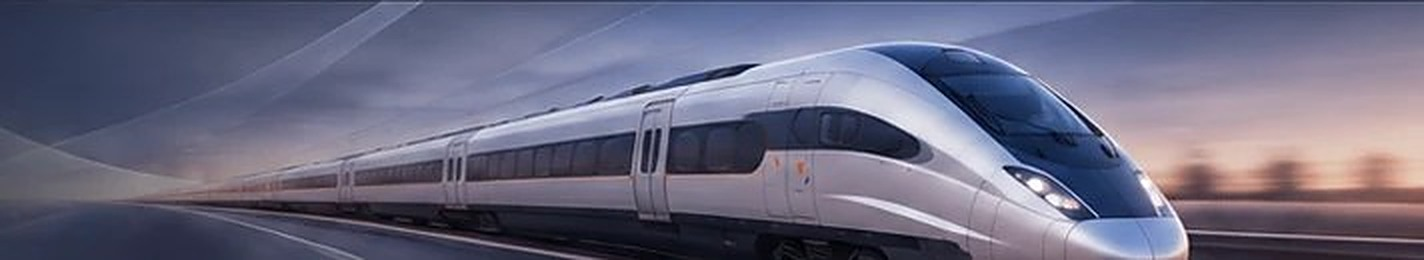
#> input picture app/assets/hero.jpg, 1424 x 260 px
$ python composer_banniere.py ../app/assets/hero.jpg
#> lines starting #> are read from the running program, lines starting #| are printed output that depends on the picture
"""Prépare l'illustration panoramique de la bannière de l'accueil (app/assets/hero.webp).

1. Les bandes noires en haut et en bas sont retirées ; l'image n'est ni recadrée ni déformée.
2. Les quatre bords deviennent progressivement transparents pour se fondre dans le fond de la page
   (thème clair comme sombre). En haut, le fondu est interrompu là où le toit du train touche le bord,
   pour ne pas l’estomper : seuls les pixels de ciel s’effacent.

    .venv/Scripts/python scripts/composer_banniere.py chemin/vers/illustration_panoramique.webp
"""
import sys
from pathlib import Path

import numpy as np
from PIL import Image

ASSETS = Path(__file__).resolve().parent.parent / "app" / "assets"
SEUIL_NOIR = 100          # luminosité moyenne d'une ligne en dessous de laquelle elle fait partie d'une bande noire
FONDU_COTES = 0.07        # part de la largeur fondue à gauche et à droite
FONDU_BAS = 0.12          # part de la hauteur fondue en bas
FONDU_HAUT = 0.09         # part de la hauteur fondue en haut (sauf au-dessus du toit)


def _rampe(n, puissance=1.5):
    return (np.arange(n) / max(n - 1, 1)) ** puissance


def composer(source):
#> called with source = '../app/assets/hero.jpg'
    im = Image.open(source).convert("RGB")
#> im is the input picture: PIL image 1424x260 RGB; mean R, G, B 106.1, 105.2, 127.4
    a = np.asarray(im)
    lignes = np.where(a.mean(axis=(1, 2)) > SEUIL_NOIR)[0]
#> lignes = 202 values from 2 to 207
    a = a[lignes[0]:lignes[-1] + 1]
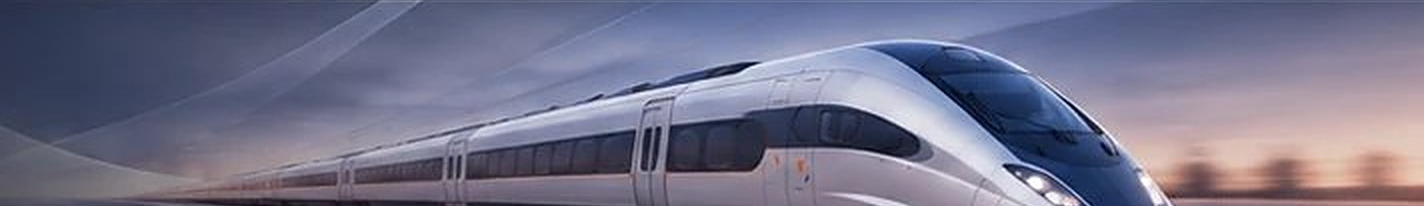
#> a: shape (206, 1424, 3); mean R, G, B 115.2, 114.7, 138.2
    h, w = a.shape[:2]
#> h = 206; w = 1424

    alpha = np.ones((h, w))
    fc = round(w * FONDU_COTES)
#> fc = 100
    alpha[:, :fc] *= _rampe(fc)[None, :]
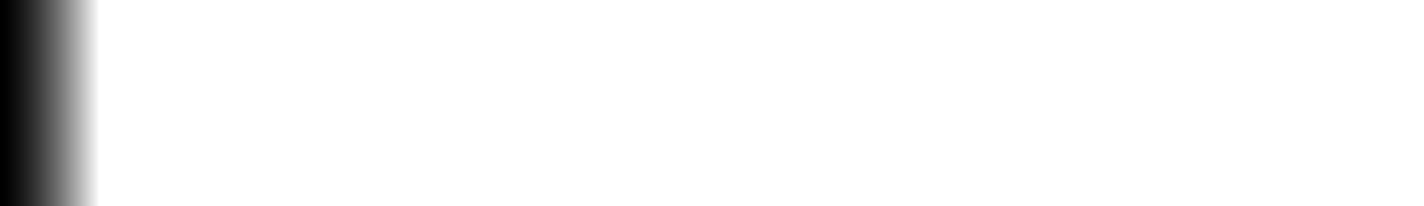
#> alpha: shape (206, 1424) float64; min 0, max 1, mean 0.958
    alpha[:, w - fc:] *= _rampe(fc)[::-1][None, :]
    fb = round(h * FONDU_BAS)
#> fb = 25
    alpha[h - fb:, :] *= _rampe(fb)[::-1][:, None]
    # en haut, seuls les pixels de ciel s'estompent : le toit du train, qui touche le bord, reste net
    fh = round(h * FONDU_HAUT)
#> fh = 19
    haut = a[:fh].astype(float)
    ciel = np.clip((haut[:, :, 2] - haut[:, :, 0] - 15) / 45, 0, 1)        # 1 = bleu du ciel, 0 = train
    alpha[:fh, :] *= 1 - ciel * (1 - _rampe(fh)[:, None])
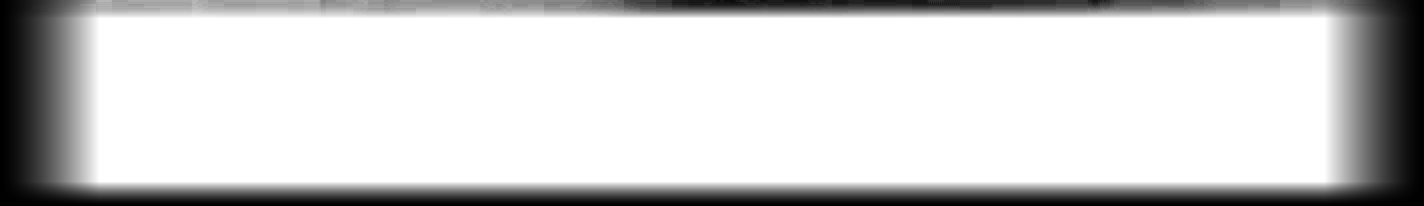
#> alpha: shape (206, 1424) float64; min 0, max 1, mean 0.817

    rgba = np.dstack([a, (alpha * 255).round().astype(np.uint8)])
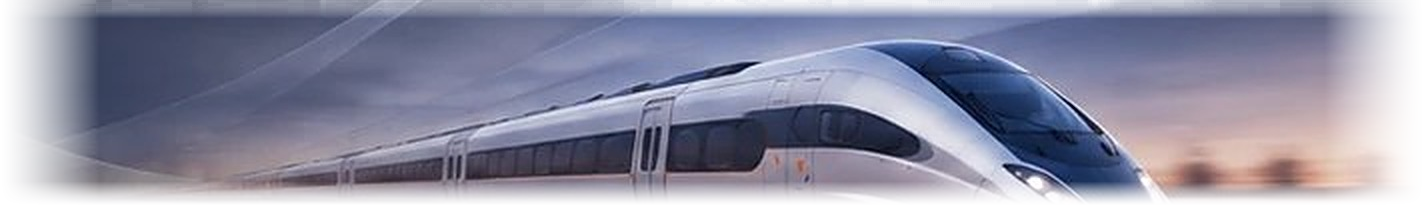
#> rgba: shape (206, 1424, 4); mean R, G, B, A 115.2, 114.7, 138.2, 208.3; transparent parts drawn white
    sortie = Image.fromarray(rgba, "RGBA")
    sortie.save(ASSETS / "hero.webp", quality=88, method=6)
    return sortie.size


if __name__ == "__main__":
    print(composer(sys.argv[1]))
